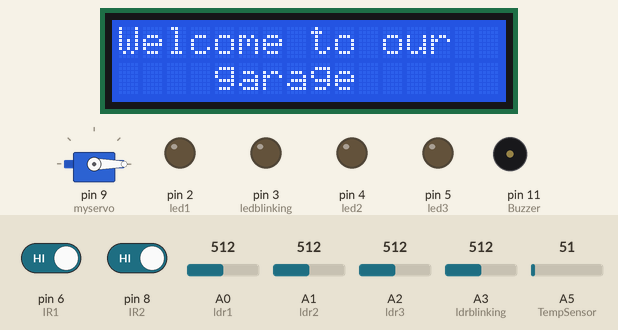
The sketch below on a simulated Arduino Uno, built with avr-gcc and run on an emulated ATmega328P. Shown: servo, 16×2 character LCD, output pins drawn as LEDs (lit = HIGH), buzzer (waves = sounding, pin HIGH). The test bench sets the inputs (shaded band); at power-on: pin 6 (IR1) HIGH, A3 (ldrblinking) = 512, pin 8 (IR2) HIGH, A0 (ldr1) = 512, A1 (ldr2) = 512, A2 (ldr3) = 512, A5 (TempSensor) = 51.

Above: at 5.6 s.
5.7 s: pin 6 (IR1) driven LOW
At 7.9 s:
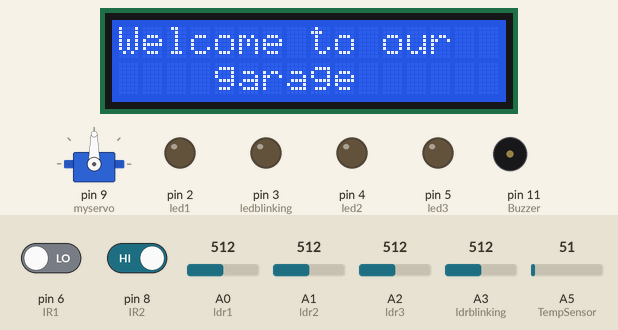
8.5 s: A3 (ldrblinking) set to 1000
11.5 s: A3 (ldrblinking) set to 1010
14.5 s: pin 6 (IR1) driven HIGH
At 16.6 s:
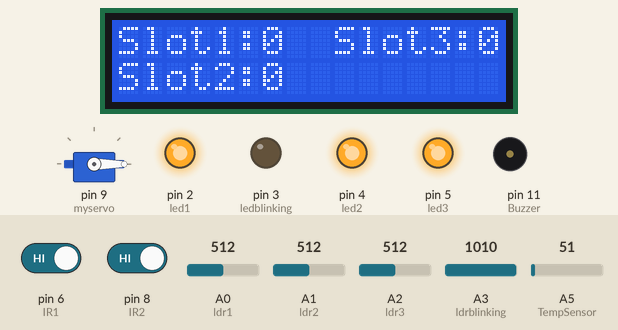
16.9 s: pin 8 (IR2) driven LOW
At 18.8 s:
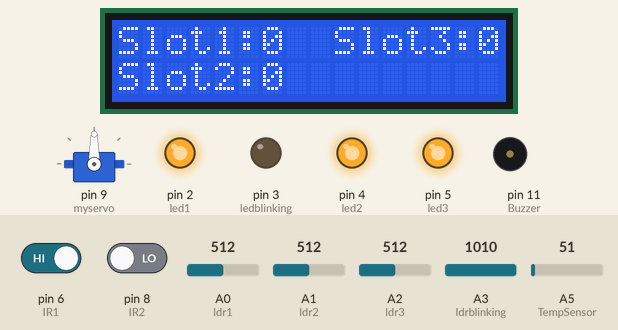
19.7 s: A0 (ldr1) set to 1020
At 23.5 s:
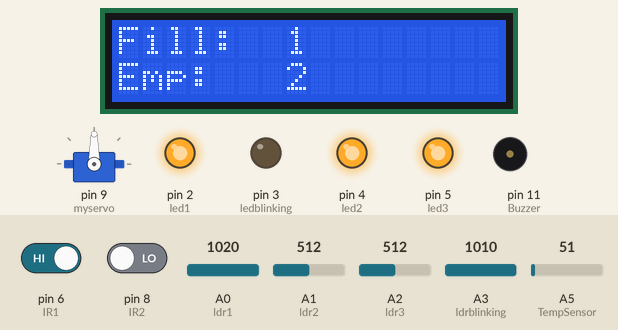
Timing chart, 0 to 23.7 s (numbered marks = the images above; inputs shaded):
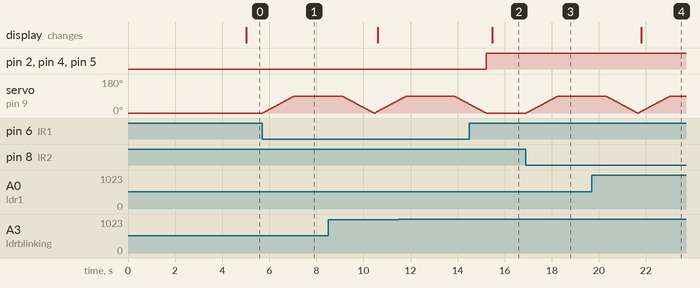

Measured:
- after the input at 5.7 s, servo on pin 9 (myservo): moves from 0° to 90° over 1.4 s, starting at once
- after the input at 14.5 s, servo on pin 9 (myservo): goes on until 15.2 s, then stays 0°; the display: changes after 0.97 s (image 2)
- after the input at 16.9 s, servo on pin 9 (myservo): moves from 0° to 90° over 1.4 s, starting at once
- after the input at 19.7 s, the display: changes after 2.1 s (image 4)

The sketch:

Smart_Garage.ino
```cpp
         //*****************SMART GARAGE PROJECT****************
#include "Wire.h"                          //special dec for lcd
#include "LiquidCrystal_I2C.h"            //special dec for lcd
LiquidCrystal_I2C lcd(0x27,16,2);        //special dec for lcd
#include <Adafruit_LiquidCrystal.h>     //lcd library
Adafruit_LiquidCrystal lcd_1(0);       //special dec for lcd
#include <Servo.h>                    //servo library
Servo myservo;                       //create servo object to control a servo
int pos = 0;                        //create servo object to control motion of servo
#define IR1 6                      //declaration for IR Sensor outside garage
#define IR2 8                     //declaration for IR Sensor inside garage
#define Buzzer 11                 //declaration for Buzzer
#define TempSensor A5              //declaration for Temperature Sensor
#define led1 2                      //declaration le led1 turn on when lights turn off
#define ledblinking 3                //declaration le led t blinking when temp over,
#define led2 4                        //declaration le led2 turn on when lights turn off
#define led3 5                         //declaration le led3 turn on when lights turn off
#define ldr1 A0                         //ldr1 for solt1
#define ldr2 A1                          //ldr1 for solt2
#define ldr3 A2                           //ldr1 for solt3
#define ldrblinking A3                     //ldr reading lights, when the lights turn off, 4 leds will turn on
unsigned long prevTime = millis();         //variable to store prev time
int x =1;                                 //variable for itiration
int Fill=0;                              //variable to store busy slots
int Emp =3;                             //variable to store empty slots
int Slot1=0;                           //mean slot1 empty
int Slot2=0;                          //mean slot2 empty
int Slot3=0;                         //mean slot3 empty

void setup() {
Serial.begin(9600);
pinMode(IR1, INPUT);
pinMode(IR2, INPUT);
pinMode(TempSensor, INPUT);
pinMode(ldr1, INPUT);
pinMode(ldr2, INPUT);
pinMode(ldr3, INPUT);
pinMode(ldrblinking, INPUT);
pinMode(led1, OUTPUT);
pinMode(led2, OUTPUT);
pinMode(led3, OUTPUT);
pinMode(ledblinking, OUTPUT);
pinMode(Buzzer,OUTPUT);
myservo.attach(9);
myservo.write(0);
lcd.init();                      //initz lcd
lcd.backlight();                 //initz lcd
lcd.clear();
}

void loop() {

//*********************LCD********************************************
unsigned long currentTime = millis();
if(x%3 ==0){                        //every 3rd itiration, display the spaces available to park
  if(currentTime - prevTime > 5000){ // 0 is empty, 1 is full
  lcd.clear();
  lcd.setCursor(0,0);
  lcd.print("Slot1:");
  lcd.setCursor(6,0);
  lcd.print(Slot1);
  lcd.setCursor(0,1);
  lcd.print("Slot2:");
  lcd.setCursor(6,1);
  lcd.print(Slot2);
  lcd.setCursor(9,0);
  lcd.print("Slot3:");
  lcd.setCursor(15,0);
  lcd.print(Slot3);
  prevTime = currentTime;
  x = x+1;}}


else if(x%2!=0){ //every even itiration, display the welcome sign
if(currentTime - prevTime > 5000){
  lcd.clear();
  lcd.setCursor(0,0);
  lcd.print("Welcome to our");
  lcd.setCursor(4,1);
  lcd.print("garage");
  prevTime = currentTime;
  x = x+1;}}

else if(x%2==0){ //every odd itiration !=3 display the number of full and empty spaces
  if(currentTime - prevTime > 5000){
  lcd.clear();
  lcd.setCursor(0,0);
  lcd.print("Fill:");
  lcd.setCursor(7,0);
  lcd.print(Fill);
  lcd.setCursor(0,1);
  lcd.print("Emp:");
  lcd.setCursor(7,1);
  lcd.print(Emp);
  prevTime = currentTime;
  x= x+1;}}
//*********************Gate********************************************
int IR1_reading = digitalRead(IR1);
int IR2_reading = digitalRead(IR2);

if (IR1_reading == 0 || IR2_reading ==0){
  for (pos = 0; pos <= 90; pos += 1){
    myservo.write(pos); delay(15);}
    delay(2000);
    for (pos = 90; pos >= 0; pos -= 1){
    myservo.write(pos); delay(15);}
  }

//*************************Parking****************************************
int ldr1_reading = analogRead(ldr1);
int ldr2_reading = analogRead(ldr2);
int ldr3_reading = analogRead(ldr3);

if (ldr1_reading >= 1003){
  Slot1=1;
}
else{Slot1=0;}

if (ldr2_reading >= 1003){
  Slot2=1;
}
else{Slot2=0;}

if (ldr3_reading >= 1003){
  Slot3=1;
}
else{Slot3=0;}

if(Slot1 ==0 && Slot2 ==0 && Slot3==0){Fill=0; Emp=3;}
if(Slot1 ==1 && Slot2 ==0 && Slot3==0){Fill=1; Emp=2;}
if(Slot1 ==0 && Slot2 ==1 && Slot3==0){Fill=1; Emp=2;}
if(Slot1 ==0 && Slot2 ==0 && Slot3==1){Fill=1; Emp=2;}
if(Slot1 ==1 && Slot2 ==1 && Slot3==0){Fill=2; Emp=1;}
if(Slot1 ==0 && Slot2 ==1 && Slot3==1){Fill=2; Emp=1;}
if(Slot1 ==1 && Slot2 ==0 && Slot3==1){Fill=2; Emp=1;}
if(Slot1 ==1 && Slot2 ==1 && Slot3==1){Fill=3; Emp=0;}

//***************************Day/Night Sensor**************************************
int ldrblinking_reading = analogRead(ldrblinking);


if (ldrblinking_reading >= 1010){
  digitalWrite(led1, HIGH);
  digitalWrite(led2, HIGH);
  digitalWrite(led3, HIGH);
  }
else{
  digitalWrite(led1, LOW);
  digitalWrite(led2, LOW);
  digitalWrite(led3, LOW);
  }
//*************************Fire Alarm****************************************
float temp_reading = analogRead(TempSensor);
float temp_val = temp_reading * (50.0/1023.0);


while(temp_val > 30){
  //Serial.println(temp_val);
  delay(300);
  digitalWrite(Buzzer,HIGH);
  digitalWrite(Buzzer,LOW);
  digitalWrite(ledblinking,HIGH);
  delay(500);
  digitalWrite(ledblinking,LOW);
  delay(500);}

}
```
